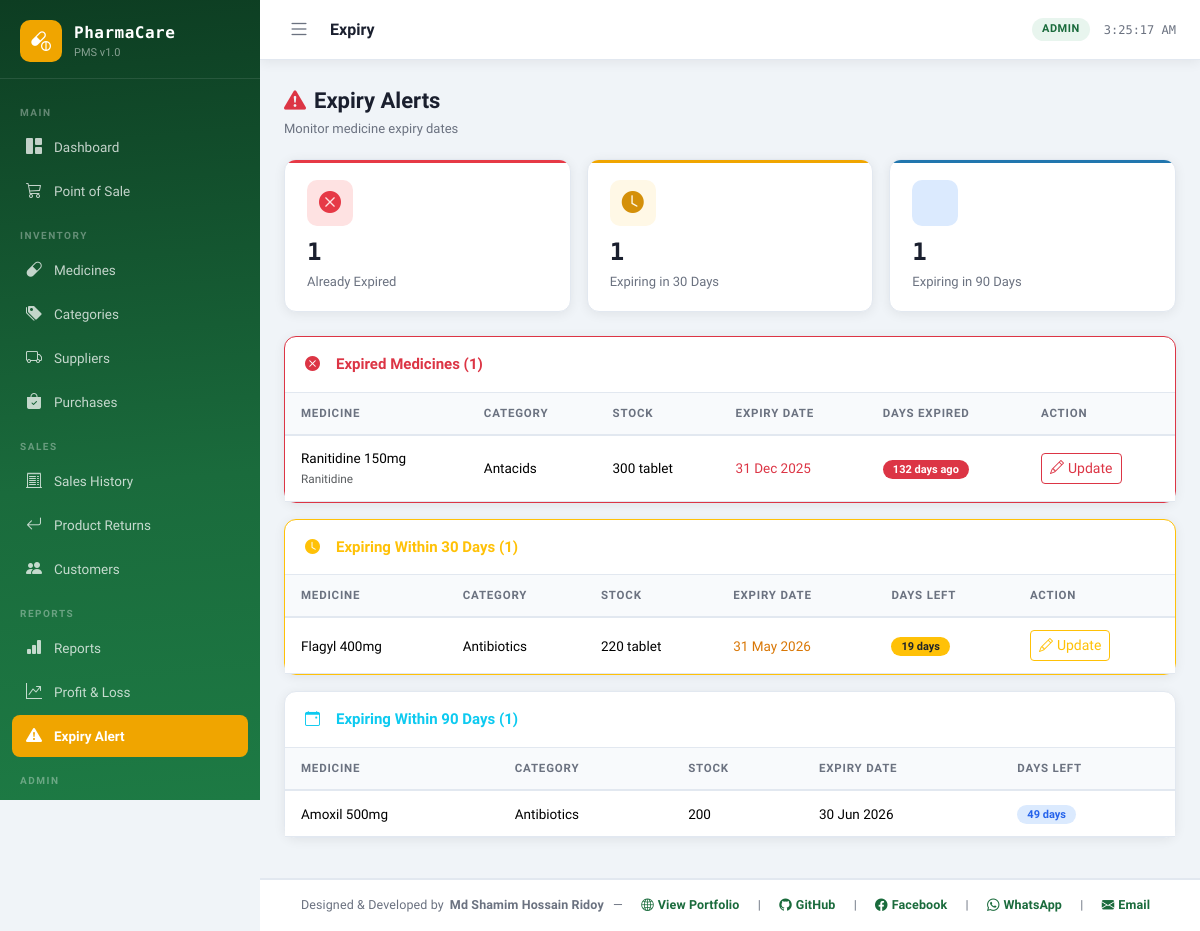
/pages/expiry.php (signed in), run on the app's committed database.
### tables this page shows
CREATE TABLE IF NOT EXISTS medicines (
    id INT AUTO_INCREMENT PRIMARY KEY,
    name VARCHAR(150) NOT NULL,
    generic_name VARCHAR(150),
    category_id INT,
    supplier_id INT,
    unit VARCHAR(50) DEFAULT 'pcs',
    purchase_price DECIMAL(10,2) DEFAULT 0.00,
    sale_price DECIMAL(10,2) DEFAULT 0.00,
    stock_qty INT DEFAULT 0,
    min_stock INT DEFAULT 10,
    batch_number VARCHAR(50),
    manufacture_date DATE,
    expiry_date DATE,
    description TEXT,
    status ENUM('active','inactive') DEFAULT 'active',
    created_at TIMESTAMP DEFAULT CURRENT_TIMESTAMP,
    FOREIGN KEY (category_id) REFERENCES categories(id) ON DELETE SET NULL,
    FOREIGN KEY (supplier_id) REFERENCES suppliers(id) ON DELETE SET NULL
);

CREATE TABLE IF NOT EXISTS categories (
    id INT AUTO_INCREMENT PRIMARY KEY,
    name VARCHAR(100) NOT NULL,
    description TEXT,
    created_at TIMESTAMP DEFAULT CURRENT_TIMESTAMP
);

### pages/expiry.php (the view, shortened to what this page needs)
<?php
require_once '../includes/db.php';
$expired    = $conn->query("SELECT m.*, c.name cat_name FROM medicines m LEFT JOIN categories c ON m.category_id=c.id WHERE m.expiry_date < CURDATE() AND m.status='active' ORDER BY m.expiry_date")->fetch_all(MYSQLI_ASSOC);
$within30   = $conn->query("SELECT m.*, c.name cat_name FROM medicines m LEFT JOIN categories c ON m.category_id=c.id WHERE m.expiry_date BETWEEN CURDATE() AND DATE_ADD(CURDATE(), INTERVAL 30 DAY) AND m.status='active' ORDER BY m.expiry_date")->fetch_all(MYSQLI_ASSOC);
$within90   = $conn->query("SELECT m.*, c.name cat_name FROM medicines m LEFT JOIN categories c ON m.category_id=c.id WHERE m.expiry_date BETWEEN DATE_ADD(CURDATE(), INTERVAL 31 DAY) AND DATE_ADD(CURDATE(), INTERVAL 90 DAY) AND m.status='active' ORDER BY m.expiry_date")->fetch_all(MYSQLI_ASSOC);
include '../includes/header.php';
?>
<div class="page-header">
    <div>
        <div class="page-title"><i class="bi bi-exclamation-triangle-fill me-2 text-danger"></i>Expiry Alerts</div>
        <div class="page-subtitle">Monitor medicine expiry dates</div>
    </div>
</div>
<div class="row g-3 mb-4">
    <div class="col-md-4">
        <div class="stat-card" style="--card-accent:#e63946;--card-bg:#fee2e2;--card-color:#e63946;">
            <div class="stat-icon"><i class="bi bi-x-circle-fill"></i></div>
            <div class="stat-value"><?= count($expired) ?></div>
            <div class="stat-label">Already Expired</div>
        </div>
    </div>
    <div class="col-md-4">
        <div class="stat-card" style="--card-accent:#f0a500;--card-bg:#fff8e6;--card-color:#d4900a;">
            <div class="stat-icon"><i class="bi bi-clock-fill"></i></div>
            <div class="stat-value"><?= count($within30) ?></div>
            <div class="stat-label">Expiring in 30 Days</div>
        </div>
    </div>
    <div class="col-md-4">
        <div class="stat-card" style="--card-accent:#2176ae;--card-bg:#dbeafe;--card-color:#2176ae;">
            <div class="stat-icon"><i class="bi bi-calendar-warning"></i></div>
            <div class="stat-value"><?= count($within90) ?></div>
            <div class="stat-label">Expiring in 90 Days</div>
        </div>
    </div>
</div>
<?php if ($expired): ?>
<div class="card mb-3 border-danger">
    <div class="card-header text-danger"><i class="bi bi-x-circle-fill me-2"></i>Expired Medicines (<?= count($expired) ?>)</div>
    <div class="table-responsive">
        <table class="table table-hover mb-0">
            <thead><tr><th>Medicine</th><th>Category</th><th>Stock</th><th>Expiry Date</th><th>Days Expired</th><th>Action</th></tr></thead>
            <tbody>
                <?php foreach ($expired as $m): $days = round((time() - strtotime($m['expiry_date'])) / 86400); ?>
                <tr class="expiry-critical">
                    <td class="fw-600"><?= htmlspecialchars($m['name']) ?><br><small class="text-muted"><?= htmlspecialchars($m['generic_name'] ?? '') ?></small></td>
                    <td><?= htmlspecialchars($m['cat_name'] ?? '—') ?></td>
                    <td><?= $m['stock_qty'] ?> <?= htmlspecialchars($m['unit']) ?></td>
                    <td class="text-danger fw-600"><?= date('d M Y', strtotime($m['expiry_date'])) ?></td>
                    <td><span class="badge bg-danger"><?= $days ?> days ago</span></td>
                    <td><a href="medicines.php" class="btn btn-sm btn-outline-danger"><i class="bi bi-pencil me-1"></i>Update</a></td>
                </tr>
                <?php endforeach; ?>
            </tbody>
        </table>
    </div>
</div>
<?php endif; ?>
<?php if ($within30): ?>
<div class="card mb-3 border-warning">
    <div class="card-header text-warning"><i class="bi bi-clock-fill me-2"></i>Expiring Within 30 Days (<?= count($within30) ?>)</div>
    <div class="table-responsive">
        <table class="table table-hover mb-0">
            <thead><tr><th>Medicine</th><th>Category</th><th>Stock</th><th>Expiry Date</th><th>Days Left</th><th>Action</th></tr></thead>
            <tbody>
                <?php foreach ($within30 as $m): $days = round((strtotime($m['expiry_date']) - time()) / 86400); ?>
                <tr class="expiry-warning">
                    <td class="fw-600"><?= htmlspecialchars($m['name']) ?></td>
                    <td><?= htmlspecialchars($m['cat_name'] ?? '—') ?></td>
                    <td><?= $m['stock_qty'] ?> <?= htmlspecialchars($m['unit']) ?></td>
                    <td class="fw-600" style="color:#d97706;"><?= date('d M Y', strtotime($m['expiry_date'])) ?></td>
                    <td><span class="badge bg-warning text-dark"><?= $days ?> days</span></td>
                    <td><a href="medicines.php" class="btn btn-sm btn-outline-warning"><i class="bi bi-pencil me-1"></i>Update</a></td>
                </tr>
                <?php endforeach; ?>
            </tbody>
        </table>
    </div>
</div>
<?php endif; ?>
<?php if ($within90): ?>
<div class="card mb-3">
    <div class="card-header text-info"><i class="bi bi-calendar-event me-2"></i>Expiring Within 90 Days (<?= count($within90) ?>)</div>
    <div class="table-responsive">
        <table class="table table-hover mb-0">
            <thead><tr><th>Medicine</th><th>Category</th><th>Stock</th><th>Expiry Date</th><th>Days Left</th></tr></thead>
            <tbody>
                <?php foreach ($within90 as $m): $days = round((strtotime($m['expiry_date']) - time()) / 86400); ?>
                <tr>
                    <td class="fw-600"><?= htmlspecialchars($m['name']) ?></td>
                    <td><?= htmlspecialchars($m['cat_name'] ?? '—') ?></td>
                    <td><?= $m['stock_qty'] ?></td>
                    <td><?= date('d M Y', strtotime($m['expiry_date'])) ?></td>
                    <td><span class="badge badge-info"><?= $days ?> days</span></td>
                </tr>
                <?php endforeach; ?>
            </tbody>
        </table>
    </div>
</div>
<?php endif; ?>
<?php include '../includes/footer.php'; ?>

### assets/css/style.css (style rules this page uses)
:root { --sidebar-w: 260px; --topbar-h: 60px; --primary: #1a6b3c; --primary-dark: #124d2c; --primary-light: #e8f5ee; --accent: #f0a500; --accent-light: #fff8e6; --danger: #e63946; --warning: #f4a261; --info: #2176ae; --bg: #f0f4f8; --surface: #ffffff; --text: #1a1f2e; --text-muted: #6b7280; --border: #e2e8f0; --radius: 12px; --radius-sm: 8px; --shadow: 0 2px 12px rgba(0,0,0,0.07); --shadow-lg: 0 8px 32px rgba(0,0,0,0.12); }
* { box-sizing: border-box; margin: 0; padding: 0; }
body { font-family: 'Plus Jakarta Sans', sans-serif; background: var(--bg); color: var(--text); min-height: 100vh; overflow-x: hidden; }
.card { border: 1px solid var(--border); border-radius: var(--radius); box-shadow: var(--shadow); background: var(--surface); }
.card-header { background: none; border-bottom: 1px solid var(--border); padding: 16px 20px; font-weight: 700; font-size: 15px; display: flex; align-items: center; gap: 8px; }
.stat-card { background: var(--surface); border-radius: var(--radius); padding: 20px 22px; border: 1px solid var(--border); box-shadow: var(--shadow); position: relative; overflow: hidden; transition: transform .2s, box-shadow .2s; }
.stat-card::before { content: ''; position: absolute; top: 0; left: 0; right: 0; height: 3px; background: var(--card-accent, var(--primary)); }
.stat-icon { width: 46px; height: 46px; border-radius: 10px; display: flex; align-items: center; justify-content: center; font-size: 22px; background: var(--card-bg, var(--primary-light)); color: var(--card-color, var(--primary)); }
.stat-value { font-family: 'Space Mono', monospace; font-size: 24px; font-weight: 700; color: var(--text); margin: 8px 0 2px; }
.stat-label { font-size: 13px; color: var(--text-muted); font-weight: 500; }
.table { margin: 0; }
.table thead th { background: #f8fafc; font-size: 11.5px; font-weight: 700; letter-spacing: .8px; text-transform: uppercase; color: var(--text-muted); border-bottom: 2px solid var(--border); padding: 12px 16px; white-space: nowrap; }
.table tbody td { padding: 12px 16px; font-size: 13.5px; vertical-align: middle; border-color: var(--border); }
.badge { font-size: 11px; font-weight: 600; padding: 4px 10px; border-radius: 20px; }
.badge-info { background: #dbeafe; color: #2563eb; }
.page-header { display: flex; align-items: center; justify-content: space-between; margin-bottom: 20px; flex-wrap: wrap; gap: 10px; }
.page-title { font-size: 22px; font-weight: 800; color: var(--text); }
.page-subtitle { font-size: 13px; color: var(--text-muted); margin-top: 2px; }
.expiry-critical { background: #fff0f0 !important; }
.expiry-warning { background: #fffbeb !important; }

### data on the page
medicines: name "Ranitidine 150mg", generic_name "Ranitidine", category.name "Antacids", stock_qty "300", unit "tablet", expiry_date "31 Dec 2025", expiry_date "132"
medicines: name "Flagyl 400mg", category.name "Antibiotics", stock_qty "220", unit "tablet", expiry_date "31 May 2026", expiry_date "19"
medicines: name "Amoxil 500mg", category.name "Antibiotics", stock_qty "200", expiry_date "30 Jun 2026", expiry_date "49"

### other printed values
str_replace('_', ' ', $currentPage) "Expiry"
$user['role'] "ADMIN"
count($expired) "1"
count($within30) "1"
count($within90) "1"
